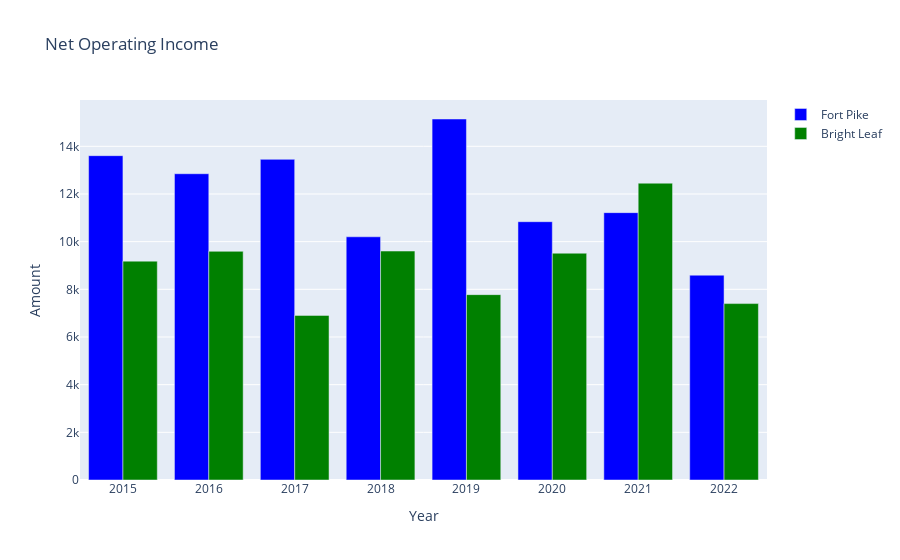

This figure's notebook cell:
### Code cell
fig = make_subplots(
    rows=1, cols=1)
#Fort Pike Graph
trace1 = go.Bar(x = noi_fp["Year"], y=noi_fp["Amount_FP"], marker=dict(color="Blue", opacity=1), name="Fort Pike")
fig.add_trace(trace1)

#Bright Leaf Graph
trace2 = go.Bar(x = noi_bl["Year"], y=noi_bl["Amount_BL"], marker=dict(color="green", opacity=1), name="Bright Leaf")
fig.add_trace(trace2)

fig.update_xaxes(title_text="Year")
fig.update_yaxes(title_text="Amount")
fig.update_layout(title = "Net Operating Income", barmode="group")

### Figure 1 — Plotly figure (JSON) as saved in the notebook; plotly's stock layout.template omitted (floating-point values rounded to 4 significant figures)
{"data": [{"marker": {"color": "Blue", "opacity": 1}, "name": "Fort Pike", "type": "bar", "x": [2015, 2016, 2017, 2018, 2019, 2020, 2021, 2022], "y": [13610.0, 12850.0, 13450.0, 10200.0, 15150.0, 10840.0, 11220.0, 8593.0]}, {"marker": {"color": "green", "opacity": 1}, "name": "Bright Leaf", "type": "bar", "x": [2015, 2016, 2017, 2018, 2019, 2020, 2021, 2022], "y": [9182.0, 9594.0, 6907.0, 9605.0, 7777.0, 9516.0, 12453, 7401.0]}], "layout": {"barmode": "group", "title": {"text": "Net Operating Income"}, "xaxis": {"anchor": "y", "domain": [0, 1], "title": {"text": "Year"}}, "yaxis": {"anchor": "x", "domain": [0, 1], "title": {"text": "Amount"}}}}
